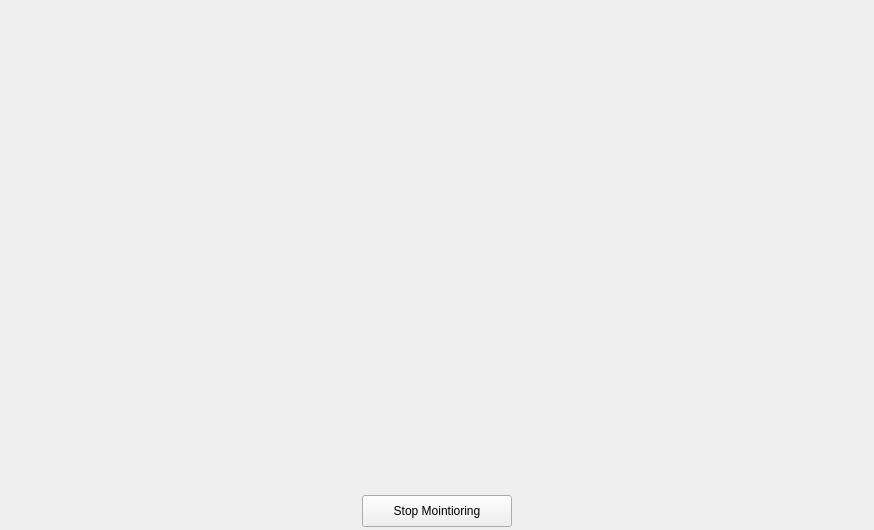
<?xml version="1.0" encoding="UTF-8"?>
<ui version="4.0">
 <class>MainWindow</class>
 <widget class="QMainWindow" name="MainWindow">
  <property name="geometry">
   <rect>
    <x>0</x>
    <y>0</y>
    <width>874</width>
    <height>530</height>
   </rect>
  </property>
  <property name="minimumSize">
   <size>
    <width>874</width>
    <height>530</height>
   </size>
  </property>
  <property name="maximumSize">
   <size>
    <width>874</width>
    <height>530</height>
   </size>
  </property>
  <property name="windowTitle">
   <string>Weapon Detection</string>
  </property>
  <widget class="QWidget" name="centralwidget">
   <widget class="QLabel" name="label_detection">
    <property name="geometry">
     <rect>
      <x>10</x>
      <y>10</y>
      <width>854</width>
      <height>480</height>
     </rect>
    </property>
    <property name="text">
     <string/>
    </property>
   </widget>
   <widget class="QPushButton" name="stop_detection_button">
    <property name="geometry">
     <rect>
      <x>362</x>
      <y>495</y>
      <width>150</width>
      <height>32</height>
     </rect>
    </property>
    <property name="text">
     <string>Stop Mointioring</string>
    </property>
   </widget>
  </widget>
 </widget>
 <resources/>
 <connections/>
</ui>
